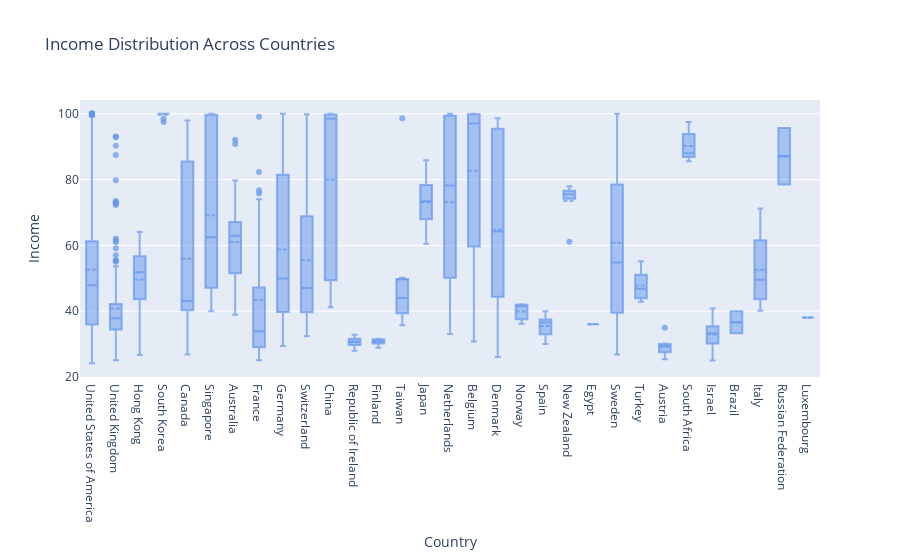

The notebook cell this image was saved under:
### Markdown cell above
### Box Plot: Income Distribution Across Countries

### Code cell
# Create a box plot for the 'income' column grouped by country
box1 = go.Box(
    y = data_cleaned.income.astype(float),  # Convert income to float for proper plotting
    x = data_cleaned.country,               # Group by country for categorical X-axis
    name = "Income Distribution by Country",  # Set the name for the legend
    boxmean = True,                     # Display the mean as a line in the box plot
    marker = dict(
        color = "rgba(100,149,237,0.7)"  # Set a blue tone with transparency for the box color
    ),
)

# Combine the box plot into a data list
data_ = [box1]

# Set up the layout
layout = dict(
    title = "Income Distribution Across Countries",  # Title of the plot
    xaxis = dict(title = "Country"),                     # X-axis label
    yaxis = dict(title = "Income"),                      # Y-axis label
    boxmode = 'group',                                   # Group mode for box plots
)

# Create the figure dictionary with data and layout
fig = dict(data = data_, layout = layout)
iplot(fig)

### Figure 1 — Plotly figure (JSON) as saved in the notebook; plotly's stock layout.template omitted (floating-point values rounded to 4 significant figures; data arrays with more than 128 entries replaced by an {"elided": "..."} marker saying what was removed)
{"data": [{"boxmean": true, "marker": {"color": "rgba(100,149,237,0.7)"}, "name": "Income Distribution by Country", "type": "box", "x": {"elided": "954 str values"}, "y": {"elided": "954 float values"}}], "layout": {"boxmode": "group", "title": {"text": "Income Distribution Across Countries"}, "xaxis": {"title": {"text": "Country"}}, "yaxis": {"title": {"text": "Income"}}}}
